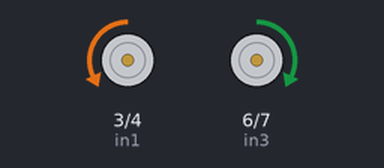
Recording of a sketch running on a simulated Arduino Uno, built with avr-gcc and run on an emulated ATmega328P. On the bench: motor-driver pin pairs drawn as motors (green arrow = first pin HIGH = forward, orange = second pin HIGH = backward, longer = more drive, scaled by the enable pin).

Above: at 1.5 s.
At 4.5 s:
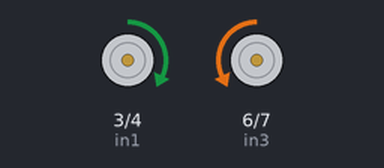
Timing chart, 0 to 7.8 s (numbered marks = the images above):
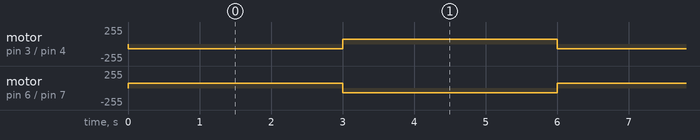

The sketch:

L298N.ino
```cpp
const int enA = 9;
const int in1 = 3;
const int in2 = 4;

const int enB = 10;
const int in3 = 6;
const int in4 = 7;

const int pwmMotorSpeed = 70;

// One set of motor will rotate if its enable pins
// are different, one is high and the other is low.
// To reverse it, just invert the high and low.

// The enable pin of each set is shorted to
// 5V, it will run at max speed. If you want
// to control the speed, remove the short
// and connect the enable pin to a PWM pin.


void setup()
{
  Serial.begin(9600);

  pinMode(enA, OUTPUT);
  pinMode(in1, OUTPUT);
  pinMode(in2, OUTPUT);
  pinMode(enB, OUTPUT);
  pinMode(in3, OUTPUT);
  pinMode(in4, OUTPUT);

  analogWrite(enA, pwmMotorSpeed);
  analogWrite(enB, pwmMotorSpeed);
}

void loop()
{
  forward();
  delay(3000);
  backward();
  delay(3000);


}

void stopMotor()
{

  digitalWrite(in1, LOW);
  digitalWrite(in2, LOW);
  digitalWrite(in3, LOW);
  digitalWrite(in4, LOW);
}

void forward()
{
  // Tested using two motors of robot car.
  // Motor of left and right robot are inverted so direction of forward of other motor is inverted as well.
  digitalWrite(in1, LOW);
  digitalWrite(in2, HIGH);

  digitalWrite(in3, HIGH);
  digitalWrite(in4, LOW);
}

void backward()
{
  // Tested using two motors of robot car.
  // Motor of left and right robot are inverted so direction of backward  of other motor is inverted as well.
  digitalWrite(in1, HIGH);
  digitalWrite(in2, LOW);

  digitalWrite(in3, LOW);
  digitalWrite(in4, HIGH);
}
```

Measured:
- by itself, motor on pin 3 (in1) / pin 4 (in2), motor on pin 6 (in3) / pin 7 (in4): alternates forward 70/255 for 3.0 s and backward 70/255 for 3.0 s
